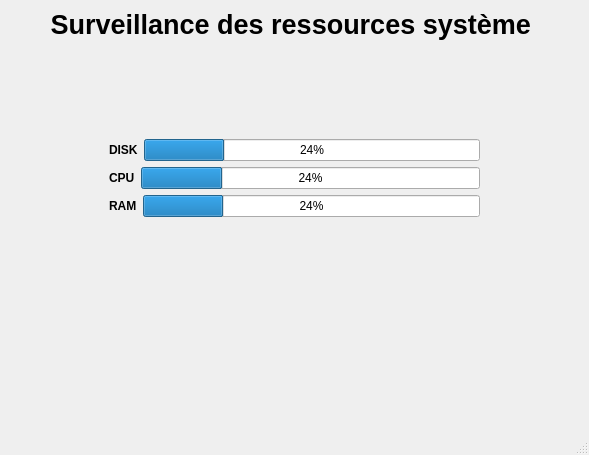
<?xml version="1.0" encoding="UTF-8"?>
<ui version="4.0">
 <class>MainWindow</class>
 <widget class="QMainWindow" name="MainWindow">
  <property name="geometry">
   <rect>
    <x>0</x>
    <y>0</y>
    <width>589</width>
    <height>455</height>
   </rect>
  </property>
  <property name="windowTitle">
   <string>MainWindow</string>
  </property>
  <widget class="QWidget" name="centralwidget">
   <layout class="QVBoxLayout" name="verticalLayout_2">
    <item>
     <layout class="QVBoxLayout" name="verticalLayout">
      <item>
       <widget class="QLabel" name="label">
        <property name="font">
         <font>
          <pointsize>20</pointsize>
          <bold>true</bold>
         </font>
        </property>
        <property name="text">
         <string>Surveillance des ressources système </string>
        </property>
        <property name="alignment">
         <set>Qt::AlignmentFlag::AlignCenter</set>
        </property>
       </widget>
      </item>
      <item>
       <spacer name="verticalSpacer">
        <property name="orientation">
         <enum>Qt::Orientation::Vertical</enum>
        </property>
        <property name="sizeHint" stdset="0">
         <size>
          <width>20</width>
          <height>40</height>
         </size>
        </property>
       </spacer>
      </item>
      <item>
       <layout class="QHBoxLayout" name="horizontalLayout_3">
        <item>
         <spacer name="horizontalSpacer">
          <property name="orientation">
           <enum>Qt::Orientation::Horizontal</enum>
          </property>
          <property name="sizeType">
           <enum>QSizePolicy::Policy::Fixed</enum>
          </property>
          <property name="sizeHint" stdset="0">
           <size>
            <width>100</width>
            <height>20</height>
           </size>
          </property>
         </spacer>
        </item>
        <item>
         <widget class="QLabel" name="label_4">
          <property name="font">
           <font>
            <bold>true</bold>
           </font>
          </property>
          <property name="text">
           <string>DISK</string>
          </property>
         </widget>
        </item>
        <item>
         <widget class="QProgressBar" name="diskProgress">
          <property name="value">
           <number>24</number>
          </property>
         </widget>
        </item>
        <item>
         <spacer name="horizontalSpacer_2">
          <property name="orientation">
           <enum>Qt::Orientation::Horizontal</enum>
          </property>
          <property name="sizeType">
           <enum>QSizePolicy::Policy::Fixed</enum>
          </property>
          <property name="sizeHint" stdset="0">
           <size>
            <width>100</width>
            <height>20</height>
           </size>
          </property>
         </spacer>
        </item>
       </layout>
      </item>
      <item>
       <layout class="QHBoxLayout" name="horizontalLayout">
        <item>
         <spacer name="horizontalSpacer_3">
          <property name="orientation">
           <enum>Qt::Orientation::Horizontal</enum>
          </property>
          <property name="sizeType">
           <enum>QSizePolicy::Policy::Fixed</enum>
          </property>
          <property name="sizeHint" stdset="0">
           <size>
            <width>100</width>
            <height>20</height>
           </size>
          </property>
         </spacer>
        </item>
        <item>
         <widget class="QLabel" name="label_2">
          <property name="font">
           <font>
            <bold>true</bold>
           </font>
          </property>
          <property name="text">
           <string>CPU</string>
          </property>
         </widget>
        </item>
        <item>
         <widget class="QProgressBar" name="cpuProgress">
          <property name="value">
           <number>24</number>
          </property>
         </widget>
        </item>
        <item>
         <spacer name="horizontalSpacer_5">
          <property name="orientation">
           <enum>Qt::Orientation::Horizontal</enum>
          </property>
          <property name="sizeType">
           <enum>QSizePolicy::Policy::Fixed</enum>
          </property>
          <property name="sizeHint" stdset="0">
           <size>
            <width>100</width>
            <height>20</height>
           </size>
          </property>
         </spacer>
        </item>
       </layout>
      </item>
      <item>
       <layout class="QHBoxLayout" name="horizontalLayout_4">
        <item>
         <spacer name="horizontalSpacer_4">
          <property name="orientation">
           <enum>Qt::Orientation::Horizontal</enum>
          </property>
          <property name="sizeType">
           <enum>QSizePolicy::Policy::Fixed</enum>
          </property>
          <property name="sizeHint" stdset="0">
           <size>
            <width>100</width>
            <height>20</height>
           </size>
          </property>
         </spacer>
        </item>
        <item>
         <widget class="QLabel" name="label_5">
          <property name="font">
           <font>
            <bold>true</bold>
           </font>
          </property>
          <property name="text">
           <string>RAM</string>
          </property>
         </widget>
        </item>
        <item>
         <widget class="QProgressBar" name="ramProgress">
          <property name="value">
           <number>24</number>
          </property>
         </widget>
        </item>
        <item>
         <spacer name="horizontalSpacer_6">
          <property name="orientation">
           <enum>Qt::Orientation::Horizontal</enum>
          </property>
          <property name="sizeType">
           <enum>QSizePolicy::Policy::Fixed</enum>
          </property>
          <property name="sizeHint" stdset="0">
           <size>
            <width>100</width>
            <height>20</height>
           </size>
          </property>
         </spacer>
        </item>
       </layout>
      </item>
     </layout>
    </item>
    <item>
     <spacer name="verticalSpacer_2">
      <property name="orientation">
       <enum>Qt::Orientation::Vertical</enum>
      </property>
      <property name="sizeHint" stdset="0">
       <size>
        <width>20</width>
        <height>40</height>
       </size>
      </property>
     </spacer>
    </item>
   </layout>
  </widget>
  <widget class="QMenuBar" name="menubar">
   <property name="geometry">
    <rect>
     <x>0</x>
     <y>0</y>
     <width>589</width>
     <height>23</height>
    </rect>
   </property>
  </widget>
  <widget class="QStatusBar" name="statusbar"/>
 </widget>
 <resources/>
 <connections/>
</ui>
